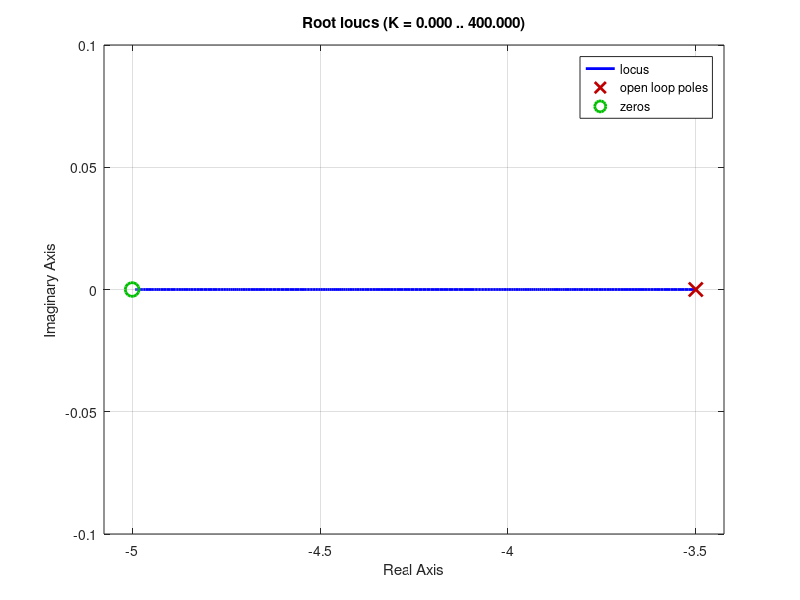

The MATLAB source for this figure:
%Root locus & Step response of continuous system with lead/lag compensator
clear;
close all;
clc;
s=tf('s');
num=input('please enter the numerator of your plant transfer function ex. [1 2 3]');% here s is assigned as variable in transfer function
den=input('please enter the denominator of your plant transfer function ex. [1 2 5]');
OLTF=tf(num,den); % here open loop transfer function is written 
LeadCompensator=(s+1)/(s+3); % here lead compensator equation is written
LagCompensator=(s+5)/(s+2);  % here lag compensator equation is written
fprintf('enter 1 for root locus of CLTF \n');
fprintf('enter 2 for step response of CLTF \n');
fprintf('enter 3 for root locus of CLTF with lead compensator \n');
fprintf('enter 4 for step response of CLFT with lead compensator \n');
fprintf('enter 5 for root locus of CLTF with lag compensator \n');
fprintf('enter 6 for step response of CLTF with lag compensator \n');
fprintf('enter 7 for bode plot response of CLTF with Lead compensator');
fprintf('enter 8 for bode plot response of CLTF with Lag compensator');
    x=input('please enter your choice \n');
    if x==1
        rlocus(feedback(OLTF,1));
    elseif x==2
        step(feedback(OLTF,1));
    elseif x==3
        rlocus(feedback(OLTF*LeadCompensator,1));
    elseif x==4
        step(feedback(OLTF*LeadCompensator,1));
    elseif x==5
        rlocus(feedback(OLTF*LagCompensator,1));
    elseif x==6
        step(feedback(OLTF*LagCompensator,1));
    elseif x==7
        bodeplot(feedback(OLTF*LeadCompensator,1));
    elseif x==8
        bodeplot(feedback(OLTF*LagCompensator,1));
    end 
